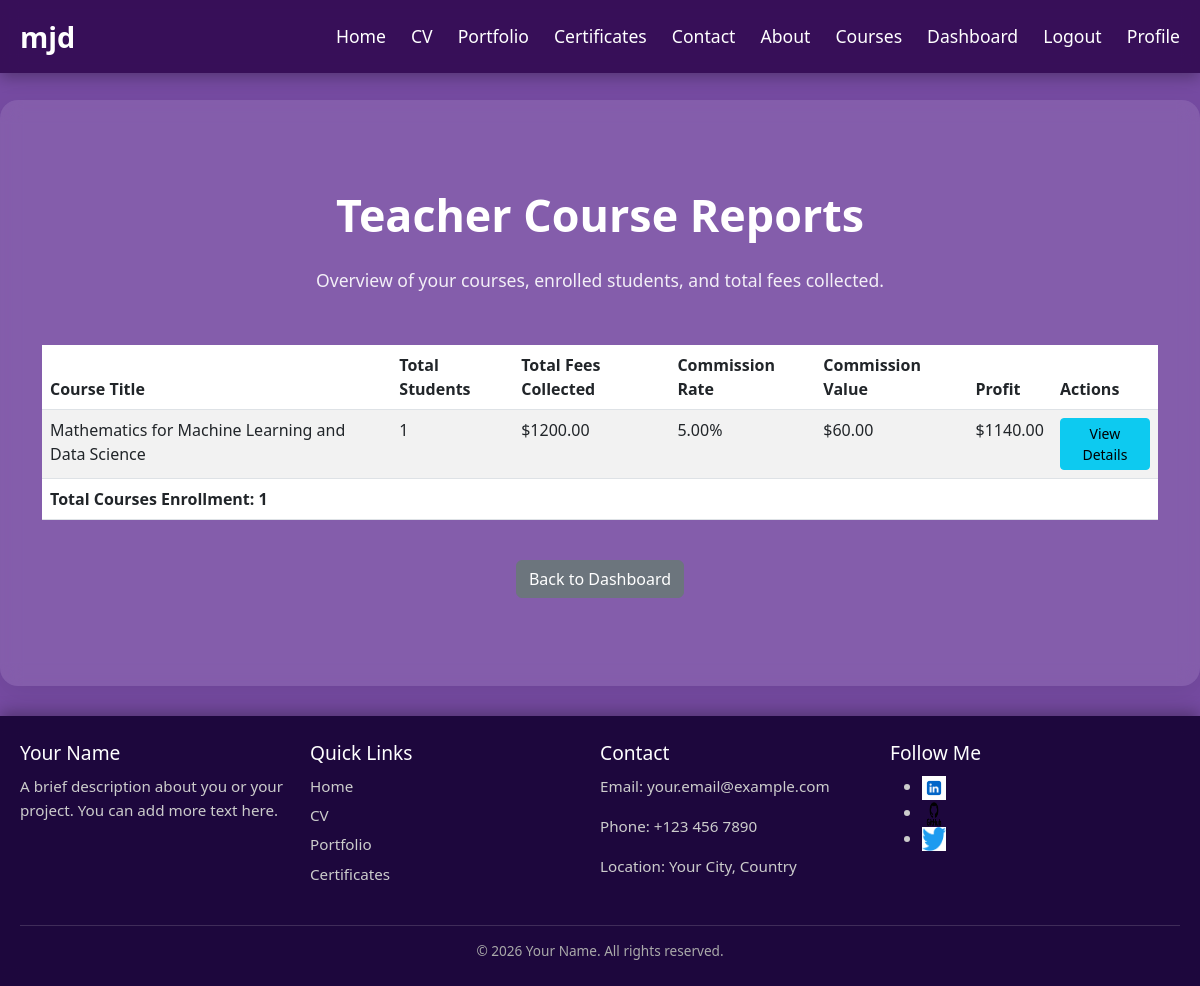
/teacher/reports/summary/ (signed in), run on the app's committed database.
### accounts/models.py (models this page shows, shortened)
class CustomUser(AbstractUser):
    USER_TYPE_CHOICES = (
        ('student', 'Student'),
        ('teacher', 'Teacher'),
        ('admin', 'Admin'),
    )
    user_type = models.CharField(max_length=10, choices=USER_TYPE_CHOICES, default='student')

class TeacherCourse(models.Model):
    STATUS_CHOICES = (
        ('draft', 'Draft'),
        ('pending', 'Pending Review'),
        ('approved', 'Approved'),
        ('rejected', 'Rejected'),
        ('published', 'Published'),
        ('archived', 'Archived'),
    )
    LANGUAGE_CHOICES = (
        ('en', 'English'),
        ('ar', 'Arabic'),
        ('fr', 'French'),
        ('es', 'Spanish'),
    )
    language = models.CharField(
        max_length=10,
        choices=LANGUAGE_CHOICES,
        default='en', # It's good practice to have a default
        verbose_name="Language of Instruction"
    )
    teacher_profile = models.ForeignKey(
        Profile,
        on_delete=models.CASCADE,
        related_name='courses',
        verbose_name="Teacher Profile"
    )
    title = models.CharField(max_length=255, verbose_name="Course Title")
    description = models.TextField(verbose_name="Course Description")
    course_picture = models.ImageField(
        upload_to='course_thumbnails/',
        default='course_thumbnails/default_course.png',
        blank=True,
        null=True
    )
    video_trailer_url = models.URLField(max_length=200, blank=True, null=True)
    price = models.DecimalField(
        max_digits=10,
        decimal_places=2,
        verbose_name="Course Price",
        validators=[MinValueValidator(Decimal('0.00'))] # Corrected validator to use Decimal
    )
    language = models.CharField(
        max_length=2,
        choices=LANGUAGE_CHOICES,
        default='en',
        verbose_name="Instruction Language"
    )
    categories = models.ManyToManyField(
        CourseCategory,
        related_name='courses',
        verbose_name="Categories"
    )
    level = models.ForeignKey(
        CourseLevel,
        on_delete=models.SET_NULL,
        null=True,
        blank=True,
        related_name='courses',
        verbose_name="Level"
    )
    featured = models.BooleanField(
        default=False,
        help_text="Check to mark this course as featured on the homepage."
    )
    status = models.CharField(
        max_length=20,
        choices=STATUS_CHOICES,
        default='draft',
        help_text="Current publication status of the course."
    )
    created_at = models.DateTimeField(auto_now_add=True)
    updated_at = models.DateTimeField(auto_now=True)
    class Meta:
        verbose_name = "Teacher Course"
        verbose_name_plural = "Teacher Courses"
        ordering = ['-created_at']

class Profile(models.Model):
    user = models.OneToOneField(CustomUser, on_delete=models.CASCADE, related_name='profile')
    profile_picture = models.ImageField(
        upload_to='images/profiles/',
        default='images/profiles/default.jpg',
        blank=True,
        null=True,
    )
    bio = models.TextField(max_length=500, blank=True, null=True)
    full_name_en = models.CharField(
        max_length=255,
        blank=True,
        null=True,
        verbose_name="Full Name (English)"
    )
    full_name_ar = models.CharField(
        max_length=255,
        blank=True,
        null=True,
        verbose_name="Full Name (Arabic)"
    )
    phone_number = models.CharField(
        max_length=20,
        blank=True,
        null=True,
        verbose_name="Phone Number"
    )
    experience_years = models.IntegerField(
        verbose_name="Years of Experience",
        default=0,
        blank=True,
        null=True,
        help_text="Number of years of teaching experience."
    )
    university = models.CharField(
        max_length=255,
        verbose_name="University Attended",
        blank=True,
        null=True,
        help_text="Name of the university you graduated from."
    )
    graduation_year = models.IntegerField(
        verbose_name="Graduation Year",
        blank=True,
        null=True,
        help_text="Year of your graduation."
    )
    major = models.CharField(
        max_length=255,
        verbose_name="Major/Specialization",
        blank=True,
        null=True,
        help_text="Your primary field of study."
    )
    is_teacher_application_pending = models.BooleanField(
        default=False,
        help_text="Is the teacher application awaiting admin approval?"
    )
    is_teacher_approved = models.BooleanField(
        default=False,
        help_text="Has the teacher application been approved by an admin?"
    )
    approved_by = models.ForeignKey(
        CustomUser,
        on_delete=models.SET_NULL,
        null=True, blank=True,
        related_name='approved_teacher_applications',
        help_text="Admin who approved this teacher application."
    )
    approval_date = models.DateTimeField(
        null=True, blank=True,
        help_text="Date and time when the application was approved."
    )
    rejected_by = models.ForeignKey(
        CustomUser,
        on_delete=models.SET_NULL,
        null=True, blank=True,
        related_name='rejected_teacher_applications',
        help_text="Admin who rejected this teacher application."
    )
    rejection_date = models.DateTimeField(
        null=True, blank=True,
        help_text="Date and time when the application was rejected."
    )
    rejection_reason = models.TextField(
        null=True, blank=True,
        help_text="Reason for rejection, if applicable."
    )
    commission_percentage = models.DecimalField(
        max_digits=5,
        decimal_places=2,
        default=Decimal('0.00'), # Corrected default to Decimal
        help_text="Commission percentage (e.g., 5.00 for 5%) deducted from course earnings."
    )
    class Meta:
        verbose_name = "User Profile"
        verbose_name_plural = "User Profiles"

### accounts/views.py (the view)
# urls.py: path('teacher/reports/summary/', views.teacher_course_reports, name='teacher_course_reports'),
@login_required
@user_passes_test(is_approved_teacher, login_url='login')
def teacher_course_reports(request):
    teacher_profile = request.user.profile
    commission_rate_decimal = Decimal(str(teacher_profile.commission_percentage)) if teacher_profile.commission_percentage is not None else Decimal('0.00')
    commission_rate_decimal = commission_rate_decimal / Decimal('100') # Divide by 100 here to get the rate (e.g., 5.00 -> 0.05)
    teacher_courses_with_enrollments = TeacherCourse.objects.filter(teacher_profile=teacher_profile) \
                                                    .annotate(num_students=Count('enrolled_students')) \
                                                    .filter(num_students__gt=0) \
                                                    .order_by('title')
    report_data = []
    for course in teacher_courses_with_enrollments: # Iterate over filtered courses
        enrollments = EnrolledCourse.objects.filter(course=course).select_related('student__user')
        total_fees_result = enrollments.aggregate(total_fees=Sum('fee_paid'))
        total_fees_for_course = total_fees_result['total_fees'] if total_fees_result['total_fees'] is not None else Decimal('0.00')
        commission_value = total_fees_for_course * commission_rate_decimal
        profit = total_fees_for_course - commission_value
        report_data.append({
            'course_id': course.id,
            'course_title': course.title,
            'total_students': course.num_students, # Use the annotated count
            'total_fees_collected': total_fees_for_course,
            'commission_rate': teacher_profile.commission_percentage,
            'commission_value': commission_value,
            'profit': profit,
        })
    context = {
        'report_data': report_data,
        'teacher_profile': teacher_profile,
        'page_title': 'Teacher Course Reports',
    }
    return render(request, 'accounts/teacher_reports_summary.html', context)

### accounts/views.py (called while the page is built)
def is_approved_teacher(user):
    if not user.is_authenticated or user.user_type != 'teacher':
        return False
    if not hasattr(user, 'profile') or not user.profile:
        logging.warning(f"User {user.username} is a teacher but has no profile.")
        return False
    return user.profile.is_teacher_approved

### templates/accounts/teacher_reports_summary.html (shortened to what this page needs)
{% extends "base.html" %}
{% block content %}
<div class="container my-5">
    <h1 class="text-center mb-4">Teacher Course Reports</h1>
    <p class="lead text-center">Overview of your courses, enrolled students, and total fees collected.</p>
    {% if report_data %}
    <div class="table-responsive">
        <table class="table table-striped table-hover mt-4">
            <thead class="thead-dark">
                <tr>
                    <th scope="col">Course Title</th>
                    <th scope="col">Total Students</th>
                    <th scope="col">Total Fees Collected</th>
                    <th scope="col">Commission Rate</th>
                    <th scope="col">Commission Value</th>
                    <th scope="col">Profit</th>
                    <th scope="col">Actions</th>
                </tr>
            </thead>
            <tbody>
                {% for course_report in report_data %}
                <tr>
                    <td>{{ course_report.course_title }}</td>
                    <td>{{ course_report.total_students }}</td>
                    <td>${{ course_report.total_fees_collected|floatformat:2 }}</td>
                    <td>{{ course_report.commission_rate|floatformat:2 }}%</td>
                    <td>${{ course_report.commission_value|floatformat:2 }}</td>
                    <td>${{ course_report.profit|floatformat:2 }}</td>
                    <td>
                        {% if course_report.total_students > 0 %}
                            <a href="{% url 'teacher_single_course_report' course_report.course_id %}" class="btn btn-info btn-sm">View Details</a>
                        {% else %}
                            <span class="text-muted">No students yet</span>
                        {% endif %}
                    </td>
                </tr>
                {% endfor %}
            </tbody>
            <tfoot>
                <tr>
                    <th colspan="2">Total Courses Enrollment: {{ report_data|length }}</th>
                    <th></th>
                    <th></th>
                    <th></th>
                    <th></th>
                    <th></th>
                </tr>
            </tfoot>
        </table>
    </div>
    {% else %}
    <div class="alert alert-info text-center mt-4" role="alert">
        You haven't added any courses yet, or no students have enrolled in your courses.
        <br>
        <a href="{% url 'add_teacher_course' %}" class="btn btn-primary mt-2">Add Your First Course</a>
    </div>
    {% endif %}
    <div class="mt-4 text-center">
        <a href="{% url 'teacher_dashboard' %}" class="btn btn-secondary">Back to Dashboard</a>
    </div>
</div>
{% endblock %}

### templates/base.html (shortened to what this page needs)
{% load static %}
<!DOCTYPE html>
<html lang="en">
<head>
    <link href="https://cdn.jsdelivr.net/npm/bootstrap@5.3.3/dist/css/bootstrap.min.css" rel="stylesheet">
    <link rel="stylesheet" href="{% static 'css/styles.css' %}">
    <link href="https://cdn.jsdelivr.net/npm/bootstrap@5.3.0/dist/css/bootstrap.min.css" rel="stylesheet">
</head>
<body>
    <header class="main-header">
        <div class="header-content">
            <div class="logo">
                <a href="{% if user.is_authenticated %}{% url 'courses' %}{% else %}{% url 'index' %}{% endif %}">
                    {% if user.is_authenticated %}
                        {{ user.username }}
                    {% else %}
                        Your Name
                    {% endif %}
                </a>
            </div>
            <nav class="main-nav">
                <ul>
                    <li><a href="{% url 'index' %}">Home</a></li>
                    <li><a href="{% url 'cv' %}">CV</a></li>
                    <li><a href="{% url 'portfolio_page' %}">Portfolio</a></li>
                    <li><a href="{% url 'certificates' %}">Certificates</a></li>
                    <li><a href="{% url 'contact' %}">Contact</a></li>
                    <li><a href="{% url 'about' %}">About</a></li>
                    {% if user.is_authenticated %}
                        <li><a href="{% url 'courses' %}">Courses</a></li>
                        {% if user.user_type == 'teacher' %}
                            <li><a href="{% url 'teacher_dashboard' %}">Dashboard</a></li>
                        {% elif user.user_type == 'student' %}
                            <li><a href="{% url 'student_dashboard' %}">My Learning</a></li>
                        {% endif %}
                        <li><a href="{% url 'logout' %}">Logout</a></li>
                        <li><a href="{% url 'profile_edit' %}">Profile</a></li>
                    {% else %}
                        <li><a href="{% url 'login' %}">Login</a></li>
                        <li><a href="{% url 'signup' %}">Sign Up</a></li>
                    {% endif %}
                </ul>
            </nav>
        </div>
    </header>
    <main class="page-content">
        {% block content %}
        {% endblock %}
    </main>
    {% include '_footer.html' %}
</body>
</html>

### static/css/styles.css (style rules this page uses)
body { font-family: 'Poppins', sans-serif; text-align: center; background: linear-gradient(135deg, #764ba2, #764ba2); margin: 0; padding-top: 70px; color: white; min-height: 100vh; display: flex; flex-direction: column; align-items: center; justify-content: flex-start; line-height: 1.6; overflow-x: hidden; }
.main-header { background-color: rgba(40, 0, 70, 0.8); backdrop-filter: blur(8px); color: white; padding: 15px 0; position: fixed; top: 0; left: 0; width: 100%; z-index: 1000; box-shadow: 0 4px 15px rgba(0,0,0,0.3); }
.header-content { display: flex; justify-content: space-between; align-items: center; max-width: 1200px; margin: 0 auto; padding: 0 20px; }
.logo a { color: white; text-decoration: none; font-weight: 700; font-size: 1.8em; transition: color 0.3s ease; }
.main-nav ul { list-style: none; margin: 0; padding: 0; display: flex; gap: 25px; }
.main-nav ul li a { color: white; text-decoration: none; font-weight: 500; font-size: 1.1em; transition: color 0.3s ease; }
.page-content { flex-grow: 1; padding: 40px 20px; width: 100%; background: rgba(255, 255, 255, 0.1); backdrop-filter: blur(10px); border-radius: 18px; box-shadow: 0 10px 30px rgba(0,0,0,0.08); box-sizing: border-box; color: white; margin-top: 30px; margin-bottom: 30px; }
.page-content h1 { color: white; font-size: 2.8em; margin-bottom: 20px; font-weight: 700; }
.page-content p { line-height: 1.7; font-size: 1.1em; color: rgba(255, 255, 255, 0.9); margin-bottom: 25px; }

### data on the page
CustomUser: username "mjd"
TeacherCourse: course_title "Mathematics for Machine Learning and Data Science"
Profile: commission_rate "5.00"

### other printed values
{{ course_report.total_students }} "1"
{{ course_report.total_fees_collected|floatformat:2 }} "1200.00"
{{ course_report.commission_value|floatformat:2 }} "60.00"
{{ course_report.profit|floatformat:2 }} "1140.00"
{{ report_data|length }} "1"
